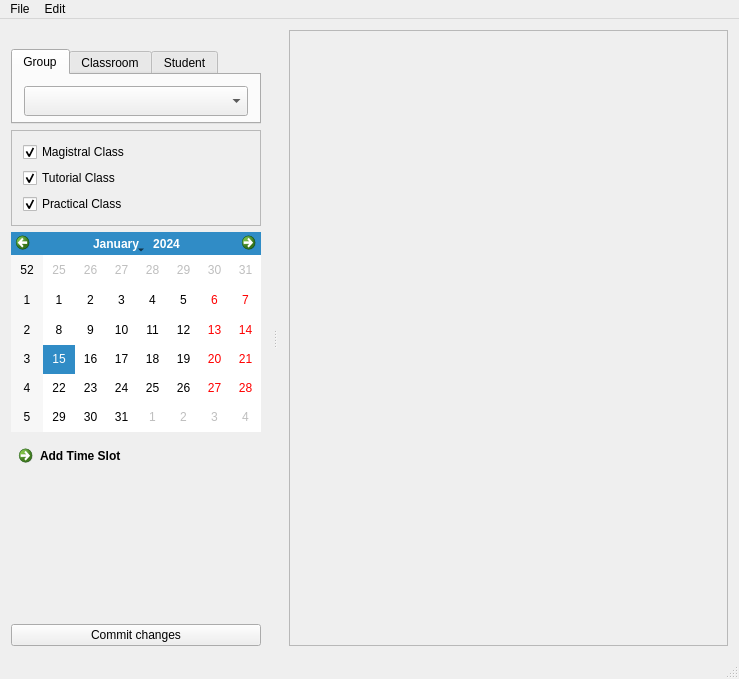
<?xml version="1.0" encoding="UTF-8"?>
<ui version="4.0">
 <class>ZebulonWindow</class>
 <widget class="QMainWindow" name="ZebulonWindow">
  <property name="geometry">
   <rect>
    <x>0</x>
    <y>0</y>
    <width>739</width>
    <height>679</height>
   </rect>
  </property>
  <property name="windowTitle">
   <string>Zebulon</string>
  </property>
  <property name="windowIcon">
   <iconset>
    <normaloff>../zebulon.png</normaloff>../zebulon.png</iconset>
  </property>
  <widget class="QWidget" name="centralWidget">
   <layout class="QVBoxLayout" name="verticalLayout_2">
    <item>
     <widget class="QScrollArea" name="scrollArea_2">
      <property name="widgetResizable">
       <bool>true</bool>
      </property>
      <widget class="QWidget" name="scrollAreaWidgetContents_2">
       <property name="geometry">
        <rect>
         <x>0</x>
         <y>0</y>
         <width>441</width>
         <height>608</height>
        </rect>
       </property>
       <layout class="QVBoxLayout" name="verticalLayout_3">
        <item>
         <widget class="QSchedule" name="edt" native="true">
          <property name="enabled">
           <bool>true</bool>
          </property>
         </widget>
        </item>
       </layout>
      </widget>
     </widget>
    </item>
   </layout>
  </widget>
  <widget class="QMenuBar" name="menuBar">
   <property name="geometry">
    <rect>
     <x>0</x>
     <y>0</y>
     <width>739</width>
     <height>27</height>
    </rect>
   </property>
   <widget class="QMenu" name="menuFile">
    <property name="title">
     <string>File</string>
    </property>
    <addaction name="actionAdministrator"/>
    <addaction name="actionClose"/>
   </widget>
   <widget class="QMenu" name="menuEdit">
    <property name="title">
     <string>Edit</string>
    </property>
   </widget>
   <addaction name="menuFile"/>
   <addaction name="menuEdit"/>
  </widget>
  <widget class="QStatusBar" name="statusBar"/>
  <widget class="QDockWidget" name="dockWidget">
   <property name="minimumSize">
    <size>
     <width>270</width>
     <height>630</height>
    </size>
   </property>
   <property name="maximumSize">
    <size>
     <width>524287</width>
     <height>524287</height>
    </size>
   </property>
   <property name="contextMenuPolicy">
    <enum>Qt::DefaultContextMenu</enum>
   </property>
   <property name="features">
    <set>QDockWidget::NoDockWidgetFeatures</set>
   </property>
   <property name="allowedAreas">
    <set>Qt::AllDockWidgetAreas</set>
   </property>
   <property name="windowTitle">
    <string/>
   </property>
   <attribute name="dockWidgetArea">
    <number>1</number>
   </attribute>
   <widget class="QWidget" name="dockWidgetContents">
    <layout class="QVBoxLayout" name="verticalLayout">
     <item>
      <widget class="QTabWidget" name="tabWidget">
       <property name="minimumSize">
        <size>
         <width>250</width>
         <height>75</height>
        </size>
       </property>
       <property name="maximumSize">
        <size>
         <width>200</width>
         <height>75</height>
        </size>
       </property>
       <property name="currentIndex">
        <number>0</number>
       </property>
       <widget class="QWidget" name="tab_3">
        <attribute name="title">
         <string>Group</string>
        </attribute>
        <layout class="QVBoxLayout" name="verticalLayout_6">
         <item>
          <widget class="QComboBox" name="comboBoxGroup">
           <property name="minimumSize">
            <size>
             <width>125</width>
             <height>30</height>
            </size>
           </property>
          </widget>
         </item>
        </layout>
       </widget>
       <widget class="QWidget" name="tab">
        <attribute name="title">
         <string>Classroom</string>
        </attribute>
        <layout class="QVBoxLayout" name="verticalLayout_4">
         <item>
          <widget class="QComboBox" name="comboBoxClassroom">
           <property name="minimumSize">
            <size>
             <width>125</width>
             <height>30</height>
            </size>
           </property>
          </widget>
         </item>
        </layout>
       </widget>
       <widget class="QWidget" name="tab_4">
        <attribute name="title">
         <string>Student</string>
        </attribute>
        <layout class="QVBoxLayout" name="verticalLayout_7">
         <item>
          <widget class="QComboBox" name="comboBoxStudent">
           <property name="minimumSize">
            <size>
             <width>125</width>
             <height>30</height>
            </size>
           </property>
           <property name="editable">
            <bool>true</bool>
           </property>
          </widget>
         </item>
        </layout>
       </widget>
      </widget>
     </item>
     <item>
      <widget class="QFrame" name="frame">
       <property name="frameShape">
        <enum>QFrame::StyledPanel</enum>
       </property>
       <property name="frameShadow">
        <enum>QFrame::Raised</enum>
       </property>
       <layout class="QVBoxLayout" name="verticalLayout_8">
        <item>
         <widget class="QCheckBox" name="checkBoxMagistral">
          <property name="text">
           <string>Magistral Class</string>
          </property>
          <property name="checked">
           <bool>true</bool>
          </property>
          <property name="tristate">
           <bool>false</bool>
          </property>
         </widget>
        </item>
        <item>
         <widget class="QCheckBox" name="checkBoxTutorial">
          <property name="text">
           <string>Tutorial Class</string>
          </property>
          <property name="checked">
           <bool>true</bool>
          </property>
         </widget>
        </item>
        <item>
         <widget class="QCheckBox" name="checkBoxPractical">
          <property name="text">
           <string>Practical Class</string>
          </property>
          <property name="checked">
           <bool>true</bool>
          </property>
         </widget>
        </item>
       </layout>
      </widget>
     </item>
     <item>
      <widget class="QCalendarWidget" name="calendarWidget">
       <property name="minimumSize">
        <size>
         <width>250</width>
         <height>200</height>
        </size>
       </property>
       <property name="maximumSize">
        <size>
         <width>250</width>
         <height>200</height>
        </size>
       </property>
       <property name="firstDayOfWeek">
        <enum>Qt::Monday</enum>
       </property>
       <property name="horizontalHeaderFormat">
        <enum>QCalendarWidget::NoHorizontalHeader</enum>
       </property>
      </widget>
     </item>
     <item>
      <widget class="QCommandLinkButton" name="addTimeSlotButton">
       <property name="text">
        <string>Add Time Slot</string>
       </property>
      </widget>
     </item>
     <item>
      <spacer name="verticalSpacer">
       <property name="orientation">
        <enum>Qt::Vertical</enum>
       </property>
       <property name="sizeHint" stdset="0">
        <size>
         <width>20</width>
         <height>40</height>
        </size>
       </property>
      </spacer>
     </item>
     <item>
      <widget class="QPushButton" name="commitButton">
       <property name="text">
        <string>Commit changes</string>
       </property>
       <property name="icon">
        <iconset>
         <normaloff>../Check-icon.png</normaloff>../Check-icon.png</iconset>
       </property>
      </widget>
     </item>
    </layout>
   </widget>
  </widget>
  <action name="actionClose">
   <property name="text">
    <string>Close</string>
   </property>
  </action>
  <action name="actionAdministrator">
   <property name="text">
    <string>Administrator</string>
   </property>
  </action>
 </widget>
 <layoutdefault spacing="6" margin="11"/>
 <customwidgets>
  <customwidget>
   <class>QSchedule</class>
   <extends>QWidget</extends>
   <header>QSchedule.h</header>
   <container>1</container>
  </customwidget>
 </customwidgets>
 <resources/>
 <connections/>
</ui>
